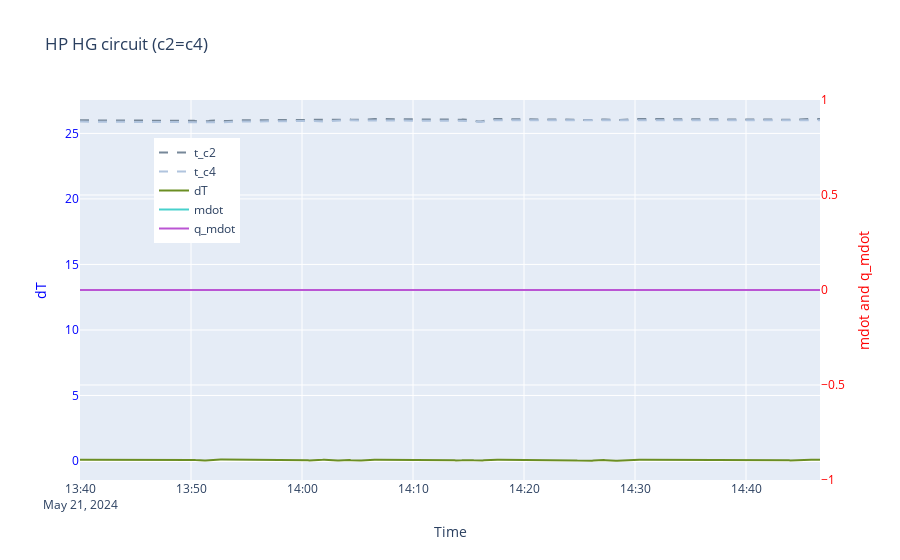

The code cell stored with this chart in its notebook:
### Code cell
####### Energie im Tank HP1HG

###  GROUP 2: WP1_HG -> warmes wasser geht in c2 rein und fliesst wieder kalt im c4 ab
#    c2 = c4
#gr23 = pd.concat([c2_df[1], c3_df[1]], axis = 1)

gr_24_list = [c2_df[1], c4_df[1]]

#gr_24 = pd.concat((df.iloc[::freq5][:num_steps+1] for df in gr_24_list), axis = 1)
gr_24 = pd.concat((df.iloc[:] for df in gr_24_list), axis = 1)
gr_24["dmdot"] = gr_24["mdot_c2"] - gr_24["mdot_c4"]
gr_24["dT"] = gr_24["t_c2"] - gr_24["t_c4"]
gr_24["mdot"] = gr_24["mdot_c2"]
gr_24["q_mdot"] = gr_24["dT"] * gr_24["mdot"] * cp

# Creating the plot
fig = go.Figure()

# Adding dT line
fig.add_trace(go.Scatter(
    x=gr_24.index,
    y=gr_24["t_c2"],
    name="t_c2",
    yaxis="y1",
    line=dict(color="lightslategray", dash='dash')
))

fig.add_trace(go.Scatter(
    x=gr_24.index,
    y=gr_24["t_c4"],
    name="t_c4",
    yaxis="y1",
    line=dict(color="lightsteelblue", dash='dash')
))

fig.add_trace(go.Scatter(
    x=gr_24.index,
    y=gr_24["dT"],
    name="dT",
    yaxis="y1",
    line=dict(color="olivedrab")
))

# Adding mdot line
fig.add_trace(go.Scatter(
    x=gr_24.index,
    y=gr_24["mdot"],
    name="mdot",
    yaxis="y2",
    line=dict(color="mediumturquoise")
))

# Adding q_mdot line
fig.add_trace(go.Scatter(
    x=gr_24.index,
    y=gr_24["q_mdot"],
    name="q_mdot",
    yaxis="y2",  # Using the same y-axis as mdot for demonstration
    line=dict(color="mediumorchid")
))

# Updating layout for the dual y-axis
fig.update_layout(
    title="HP HG circuit (c2=c4)",
    xaxis_title="Time",
    yaxis=dict(
        title="dT",
        titlefont=dict(color="blue"),
        tickfont=dict(color="blue"),
        anchor="x",
        side="left"
    ),
    yaxis2=dict(
        title="mdot and q_mdot",
        titlefont=dict(color="red"),
        tickfont=dict(color="red"),
        overlaying="y",
        anchor="x",
        side="right"
    ),
    legend=dict(x=0.1, y=0.9)
)

# Show the plot
fig.show()

### Figure 1 — Plotly figure (JSON) as saved in the notebook; plotly's stock layout.template omitted (floating-point values rounded to 4 significant figures; data arrays with more than 128 entries replaced by an {"elided": "..."} marker saying what was removed)
{"data": [{"line": {"color": "lightslategray", "dash": "dash"}, "name": "t_c2", "type": "scatter", "x": {"elided": "501 str values"}, "y": {"elided": "501 float values"}, "yaxis": "y"}, {"line": {"color": "lightsteelblue", "dash": "dash"}, "name": "t_c4", "type": "scatter", "x": {"elided": "501 str values"}, "y": {"elided": "501 float values"}, "yaxis": "y"}, {"line": {"color": "olivedrab"}, "name": "dT", "type": "scatter", "x": {"elided": "501 str values"}, "y": {"elided": "501 float values"}, "yaxis": "y"}, {"line": {"color": "mediumturquoise"}, "name": "mdot", "type": "scatter", "x": {"elided": "501 str values"}, "y": {"elided": "501 int values"}, "yaxis": "y2"}, {"line": {"color": "mediumorchid"}, "name": "q_mdot", "type": "scatter", "x": {"elided": "501 str values"}, "y": {"elided": "501 int values"}, "yaxis": "y2"}], "layout": {"legend": {"x": 0.1, "y": 0.9}, "title": {"text": "HP HG circuit (c2=c4)"}, "xaxis": {"title": {"text": "Time"}}, "yaxis": {"anchor": "x", "side": "left", "tickfont": {"color": "blue"}, "title": {"font": {"color": "blue"}, "text": "dT"}}, "yaxis2": {"anchor": "x", "overlaying": "y", "side": "right", "tickfont": {"color": "red"}, "title": {"font": {"color": "red"}, "text": "mdot and q_mdot"}}}}
